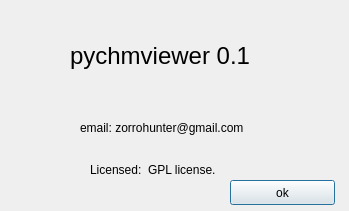
<?xml version="1.0" encoding="UTF-8"?>
<ui version="4.0">
 <class>Dialog</class>
 <widget class="QDialog" name="Dialog">
  <property name="geometry">
   <rect>
    <x>0</x>
    <y>0</y>
    <width>349</width>
    <height>211</height>
   </rect>
  </property>
  <property name="windowTitle">
   <string>about</string>
  </property>
  <widget class="QLabel" name="label">
   <property name="geometry">
    <rect>
     <x>70</x>
     <y>30</y>
     <width>231</width>
     <height>51</height>
    </rect>
   </property>
   <property name="font">
    <font>
     <pointsize>18</pointsize>
    </font>
   </property>
   <property name="text">
    <string>pychmviewer 0.1</string>
   </property>
  </widget>
  <widget class="QLabel" name="label_2">
   <property name="geometry">
    <rect>
     <x>90</x>
     <y>160</y>
     <width>151</width>
     <height>20</height>
    </rect>
   </property>
   <property name="text">
    <string>Licensed:  GPL license.</string>
   </property>
  </widget>
  <widget class="QLabel" name="label_3">
   <property name="geometry">
    <rect>
     <x>80</x>
     <y>120</y>
     <width>201</width>
     <height>16</height>
    </rect>
   </property>
   <property name="text">
    <string>email: zorrohunter@gmail.com</string>
   </property>
  </widget>
  <widget class="QPushButton" name="pushButton">
   <property name="geometry">
    <rect>
     <x>230</x>
     <y>180</y>
     <width>105</width>
     <height>25</height>
    </rect>
   </property>
   <property name="text">
    <string>ok</string>
   </property>
  </widget>
 </widget>
 <resources/>
 <connections>
  <connection>
   <sender>pushButton</sender>
   <signal>clicked()</signal>
   <receiver>Dialog</receiver>
   <slot>accept()</slot>
   <hints>
    <hint type="sourcelabel">
     <x>301</x>
     <y>189</y>
    </hint>
    <hint type="destinationlabel">
     <x>320</x>
     <y>96</y>
    </hint>
   </hints>
  </connection>
 </connections>
</ui>
